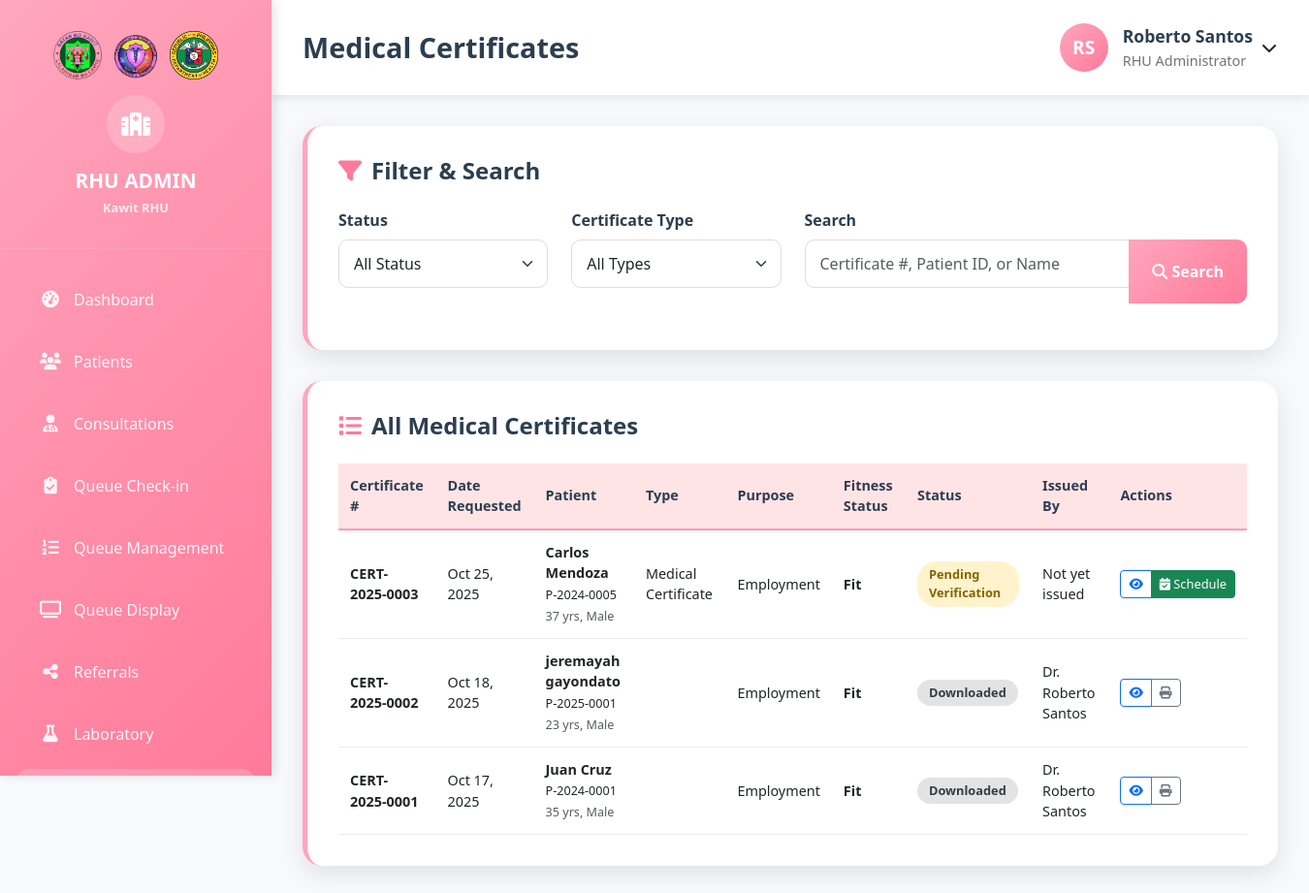
/kawit_rhu/Admin/Rural_Health_Unit/Medical_Certificates.php (signed in), run on the app's committed database.
### tables this page shows
CREATE TABLE `staff` (
  `id` int(11) NOT NULL,
  `user_id` int(11) DEFAULT NULL,
  `employee_id` varchar(20) NOT NULL,
  `first_name` varchar(50) NOT NULL,
  `middle_name` varchar(50) DEFAULT NULL,
  `last_name` varchar(50) NOT NULL,
  `suffix` varchar(10) DEFAULT NULL,
  `position` varchar(100) NOT NULL,
  `department` enum('RHU','BHS','Pharmacy','Administration') NOT NULL,
  `assigned_barangay_id` int(11) DEFAULT NULL,
  `phone` varchar(15) DEFAULT NULL,
  `email` varchar(100) DEFAULT NULL,
  `date_hired` date DEFAULT NULL,
  `date_terminated` date DEFAULT NULL,
  `employment_status` enum('Active','Inactive','Terminated','On Leave') DEFAULT 'Active',
  `license_number` varchar(50) DEFAULT NULL,
  `license_expiry` date DEFAULT NULL,
  `specialization` varchar(100) DEFAULT NULL,
  `salary` decimal(10,2) DEFAULT NULL,
  `profile_picture` varchar(255) DEFAULT NULL,
  `is_active` tinyint(1) DEFAULT 1,
  `created_at` timestamp NOT NULL DEFAULT current_timestamp(),
  `updated_at` timestamp NOT NULL DEFAULT current_timestamp() ON UPDATE current_timestamp()
);

CREATE TABLE `medical_certificates` (
  `id` int(11) NOT NULL,
  `certificate_number` varchar(50) NOT NULL,
  `patient_id` int(11) NOT NULL,
  `patient_full_name_override` varchar(255) DEFAULT NULL,
  `patient_age_override` int(11) DEFAULT NULL,
  `patient_gender_override` varchar(10) DEFAULT NULL,
  `patient_address_override` text DEFAULT NULL,
  `examination_date` date DEFAULT NULL,
  `checkup_instructions` text DEFAULT NULL,
  `consultation_id` int(11) DEFAULT NULL,
  `issued_by` int(11) DEFAULT NULL,
  `assigned_doctor_id` int(11) DEFAULT NULL,
  `certificate_type` enum('Fit to Work','Medical Certificate','Health Certificate','Vaccination Certificate','Other') NOT NULL,
  `purpose` varchar(200) NOT NULL,
  `date_issued` date NOT NULL,
  `valid_from` date DEFAULT NULL,
  `valid_until` date DEFAULT NULL,
  `diagnosis` text DEFAULT NULL,
  `impressions` text DEFAULT NULL,
  `physical_findings` text DEFAULT NULL,
  `recommendations` text DEFAULT NULL,
  `remarks` text DEFAULT NULL,
  `restrictions` text DEFAULT NULL,
  `fitness_status` enum('Fit','Unfit','Conditional','Pending Further Evaluation') DEFAULT 'Fit',
  `template_used` varchar(100) DEFAULT NULL,
  `qr_code` varchar(255) DEFAULT NULL,
  `digital_signature` varchar(255) DEFAULT NULL,
  `status` enum('pending','approved_for_checkup','completed_checkup','ready_for_download','downloaded','cancelled','expired','draft','issued','revoked') DEFAULT 'pending',
  `created_at` timestamp NOT NULL DEFAULT current_timestamp(),
  `updated_at` timestamp NOT NULL DEFAULT current_timestamp() ON UPDATE current_timestamp()
);

CREATE TABLE `patients` (
  `id` int(11) NOT NULL,
  `user_id` int(11) DEFAULT NULL,
  `patient_id` varchar(20) NOT NULL,
  `first_name` varchar(50) NOT NULL,
  `middle_name` varchar(50) DEFAULT NULL,
  `last_name` varchar(50) NOT NULL,
  `suffix` varchar(10) DEFAULT NULL,
  `date_of_birth` date NOT NULL,
  `gender` enum('Male','Female','Other') NOT NULL,
  `civil_status` enum('Single','Married','Widowed','Divorced','Separated') DEFAULT 'Single',
  `address` text NOT NULL,
  `barangay_id` int(11) DEFAULT NULL,
  `phone` varchar(15) DEFAULT NULL,
  `email` varchar(100) DEFAULT NULL,
  `blood_type` varchar(5) DEFAULT NULL,
  `allergies` text DEFAULT NULL,
  `medical_history` text DEFAULT NULL,
  `emergency_contact_name` varchar(100) DEFAULT NULL,
  `emergency_contact_phone` varchar(15) DEFAULT NULL,
  `emergency_contact_relationship` varchar(50) DEFAULT NULL,
  `guardian_name` varchar(200) DEFAULT NULL,
  `guardian_relationship` varchar(100) DEFAULT NULL,
  `philhealth_number` varchar(20) DEFAULT NULL,
  `osca_number` varchar(50) DEFAULT NULL,
  `family_number` varchar(50) DEFAULT NULL,
  `pwd_status` enum('YES','NO') DEFAULT 'NO',
  `four_ps_status` enum('YES','NO') DEFAULT 'NO',
  `occupation` varchar(100) DEFAULT NULL,
  `educational_attainment` varchar(50) DEFAULT NULL,
  `religion` varchar(50) DEFAULT NULL,
  `profile_picture` varchar(255) DEFAULT NULL,
  `is_active` tinyint(1) DEFAULT 1,
  `created_at` timestamp NOT NULL DEFAULT current_timestamp(),
  `updated_at` timestamp NOT NULL DEFAULT current_timestamp() ON UPDATE current_timestamp(),
  `temperature` decimal(4,1) DEFAULT NULL COMMENT 'In Celsius',
  `blood_pressure` varchar(20) DEFAULT NULL COMMENT 'Format: 120/80',
  `heart_rate` int(11) DEFAULT NULL COMMENT 'Beats per minute',
  `respiratory_rate` int(11) DEFAULT NULL COMMENT 'Breaths per minute',
  `oxygen_saturation` int(11) DEFAULT NULL COMMENT 'Percentage',
  `weight_kg` decimal(5,2) DEFAULT NULL COMMENT 'Weight in kilograms',
  `height_cm` decimal(5,2) DEFAULT NULL COMMENT 'Height in centimeters',
  `bmi` decimal(4,1) DEFAULT NULL COMMENT 'Calculated BMI',
  `is_current_smoker` enum('YES','NO') DEFAULT 'NO',
  `has_alcohol_intake` enum('YES','NO') DEFAULT 'NO',
  `has_illicit_drug_use` enum('YES','NO') DEFAULT 'NO',
  `eats_unhealthy_foods` enum('YES','NO') DEFAULT 'NO',
  `has_regular_exercise` enum('YES','NO') DEFAULT 'NO',
  `has_hypertension` enum('YES','NO') DEFAULT 'NO',
  `gets_hypertension_meds_from_rhu` enum('YES','NO') DEFAULT 'NO',
  `has_diabetes` enum('YES','NO') DEFAULT 'NO',
  `gets_diabetes_meds_from_rhu` enum('YES','NO') DEFAULT 'NO'
);

### kawit_rhu/Admin/Rural_Health_Unit/Medical_Certificates.php (the view, shortened to what the rows shown need)
<?php
$host = 'localhost';
$dbname = 'kawit_rhu';
$username = 'root';
$password = '';
try {
    $pdo = new PDO("mysql:host=$host;dbname=$dbname", $username, $password);
    $pdo->setAttribute(PDO::ATTR_ERRMODE, PDO::ERRMODE_EXCEPTION);
} catch(PDOException $e) {
    die("Connection failed: " . $e->getMessage());
}
$stmt = $pdo->prepare("
    SELECT s.*, u.username, u.last_login
    FROM staff s
    JOIN users u ON s.user_id = u.id
    WHERE u.id = ? AND s.department = 'RHU'
");
$stmt->execute([$_SESSION['user_id']]);
$staff = $stmt->fetch(PDO::FETCH_ASSOC);
$query = "
    SELECT mc.*, p.patient_id, CONCAT(p.first_name, ' ', p.last_name) as patient_name,
           p.date_of_birth, p.gender, p.phone,
           YEAR(CURDATE()) - YEAR(p.date_of_birth) as age,
           CONCAT(s.first_name, ' ', s.last_name) as issued_by_name
    FROM medical_certificates mc
    JOIN patients p ON mc.patient_id = p.id
    LEFT JOIN staff s ON mc.issued_by = s.id
    WHERE 1=1
";
$params = [];
$query .= " ORDER BY
    CASE mc.status
        WHEN 'pending' THEN 1
        WHEN 'approved_for_checkup' THEN 2
        WHEN 'completed_checkup' THEN 3
        WHEN 'ready_for_download' THEN 4
        WHEN 'downloaded' THEN 5
        ELSE 6
    END,
    mc.date_issued DESC
";
$stmt = $pdo->prepare($query);
$stmt->execute($params);
$certificates = $stmt->fetchAll(PDO::FETCH_ASSOC);
?>
<!DOCTYPE html>
<html lang="en">
<head>
    <link href="https://cdnjs.cloudflare.com/ajax/libs/bootstrap/5.3.0/css/bootstrap.min.css" rel="stylesheet">
    <link href="https://cdnjs.cloudflare.com/ajax/libs/font-awesome/6.4.0/css/all.min.css" rel="stylesheet">
    <link rel="stylesheet" href="../../Admin/style.css">
</head>
<body>
    <div class="main-container">
        <div class="main-content">
            <nav class="top-navbar">
                <h1 class="page-title">Medical Certificates</h1>
            <div class="user-info">
                <div class="user-avatar">
                    <?php
                    $initials = strtoupper(substr($staff['first_name'], 0, 1) . substr($staff['last_name'], 0, 1));
                    echo $initials;
                    ?>
                </div>
                <div class="user-details">
                    <div class="user-name"><?php echo htmlspecialchars($staff['first_name'] . ' ' . $staff['last_name']); ?></div>
                    <div class="user-role"><?php echo htmlspecialchars($staff['position']); ?></div>
                </div>
                <div class="dropdown">
                    <button class="btn btn-link text-dark p-0 ms-2" type="button" data-bs-toggle="dropdown" style="text-decoration: none;">
                    </button>
                </div>
            </div>
            </nav>
            <div class="dashboard-content">
                <div class="content-section">
                    <?php if (!empty($certificates)): ?>
                        <div class="table-responsive">
                            <table class="data-table">
                                <thead>
                                    <tr>
                                        <th>Certificate #</th>
                                        <th>Date Requested</th>
                                        <th>Patient</th>
                                        <th>Type</th>
                                        <th>Purpose</th>
                                        <th>Fitness Status</th>
                                        <th>Status</th>
                                        <th>Issued By</th>
                                        <th>Actions</th>
                                    </tr>
                                </thead>
                                <tbody>
                                    <?php foreach ($certificates as $cert): ?>
                                        <tr>
                                            <td><strong><?php echo htmlspecialchars($cert['certificate_number']); ?></strong></td>
                                            <td><?php echo date('M j, Y', strtotime($cert['date_issued'])); ?></td>
                                            <td>
                                                <strong><?php echo htmlspecialchars($cert['patient_name']); ?></strong><br>
                                                <small><?php echo htmlspecialchars($cert['patient_id']); ?></small><br>
                                                <small class="text-muted"><?php echo $cert['age']; ?> yrs, <?php echo $cert['gender']; ?></small>
                                            </td>
                                            <td><?php echo htmlspecialchars($cert['certificate_type']); ?></td>
                                            <td><?php echo htmlspecialchars($cert['purpose']); ?></td>
                                            <td>
                                                <?php if ($cert['fitness_status']): ?>
                                                    <strong><?php echo htmlspecialchars($cert['fitness_status']); ?></strong>
                                                <?php else: ?>
                                                    <span class="text-muted">Not evaluated</span>
                                                <?php endif; ?>
                                            </td>
                                                <td>
                                                    <span class="status-badge status-<?php echo $cert['status']; ?>">
                                                        <?php
                                                        $status_labels = [
                                                            'pending' => 'Pending Verification',
                                                            'approved_for_checkup' => 'Approved - For Check-up',
                                                            'completed_checkup' => 'Check-up Completed',
                                                            'ready_for_download' => 'Ready for Download',
                                                            'downloaded' => 'Downloaded',
                                                            'cancelled' => 'Cancelled',
                                                            'expired' => 'Expired'
                                                        ];
                                                        echo $status_labels[$cert['status']] ?? ucfirst(str_replace('_', ' ', $cert['status']));
                                                        ?>
                                                    </span>
                                                </td>
                                            <td><?php echo $cert['issued_by_name'] ? 'Dr. ' . htmlspecialchars($cert['issued_by_name']) : 'Not yet issued'; ?></td>
                                            <td>
                                                <div class="btn-group" role="group">
                                                    <button class="btn btn-sm btn-outline-primary" onclick="viewCertificate(<?php echo $cert['id']; ?>)" title="View Details">
                                                        <i class="fas fa-eye"></i>
                                                    </button>
                                                    <?php if ($cert['status'] == 'pending'): ?>
                                                        <button class="btn btn-sm btn-success"
                                                                onclick="approveForCheckup(<?php echo $cert['id']; ?>, '<?php echo htmlspecialchars($cert['patient_name']); ?>', '<?php echo htmlspecialchars($cert['certificate_number']); ?>')"
                                                                title="Approve & Schedule">
                                                            <i class="fas fa-calendar-check"></i> Schedule
                                                        </button>
                                                    <?php elseif ($cert['status'] == 'ready_for_download' || $cert['status'] == 'downloaded'): ?>
                                                        <button class="btn btn-sm btn-outline-secondary" onclick="printCertificate(<?php echo $cert['id']; ?>)" title="Print">
                                                            <i class="fas fa-print"></i>
                                                        </button>
                                                    <?php endif; ?>
                                                </div>
                                            </td>
                                        </tr>
                                    <?php endforeach; ?>
                                </tbody>
                            </table>
                        </div>
                    <?php endif; ?>
                </div>
            </div>
        </div>
    </div>
</body>
</html>

### data on the page
staff: initials "RS", first_name+last_name "Roberto Santos", position "RHU Administrator"
medical_certificates: certificate_number "CERT-2025-0003", date_issued "Oct 25, 2025", patient_name "Carlos Mendoza", patient.patient_id "P-2024-0005", age "37", patient.gender "Male", certificate_type "Medical Certificate", purpose "Employment", fitness_status "Fit", status "Pending Verification", shows "Not yet issued"
medical_certificates: certificate_number "CERT-2025-0002", date_issued "Oct 18, 2025", patient_name "jeremayah gayondato", patient.patient_id "P-2025-0001", age "23", patient.gender "Male", purpose "Employment", fitness_status "Fit", status "Downloaded", issued_by_name "Roberto Santos"
medical_certificates: certificate_number "CERT-2025-0001", date_issued "Oct 17, 2025", patient_name "Juan Cruz", patient.patient_id "P-2024-0001", age "35", patient.gender "Male", purpose "Employment", fitness_status "Fit", status "Downloaded", issued_by_name "Roberto Santos"
